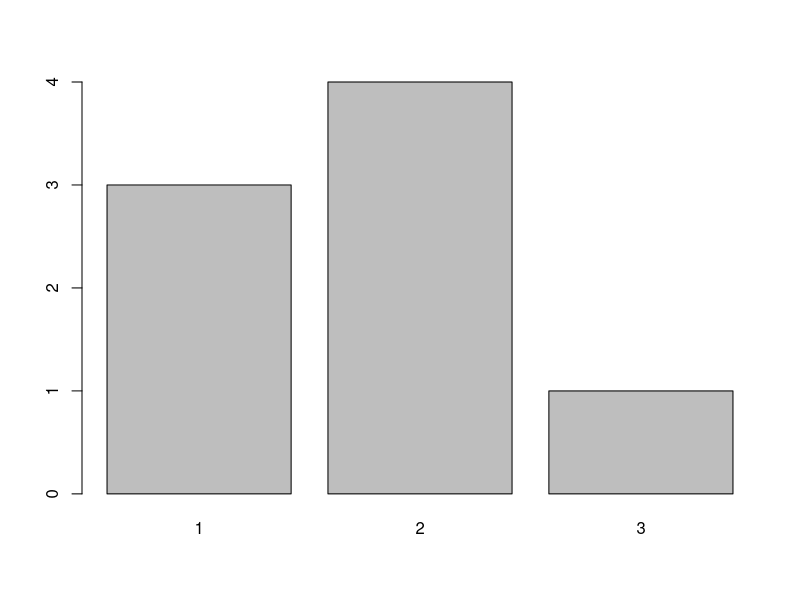
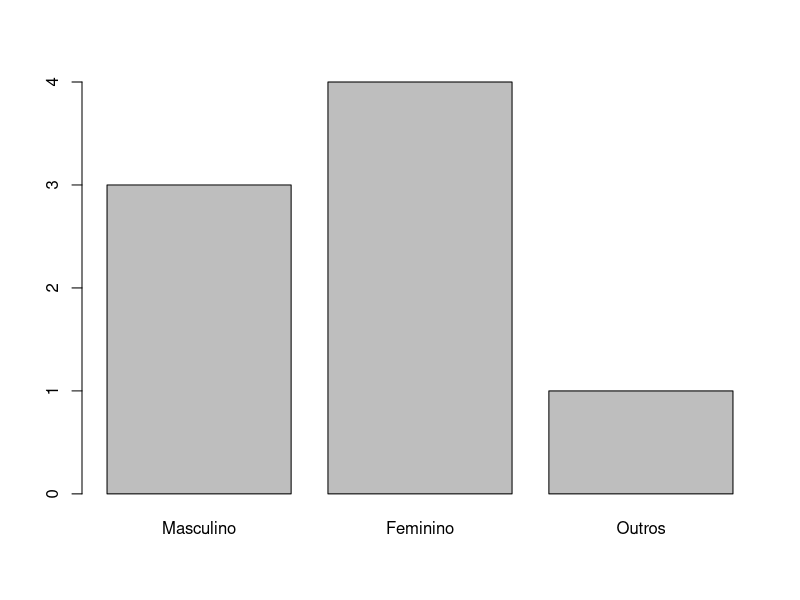
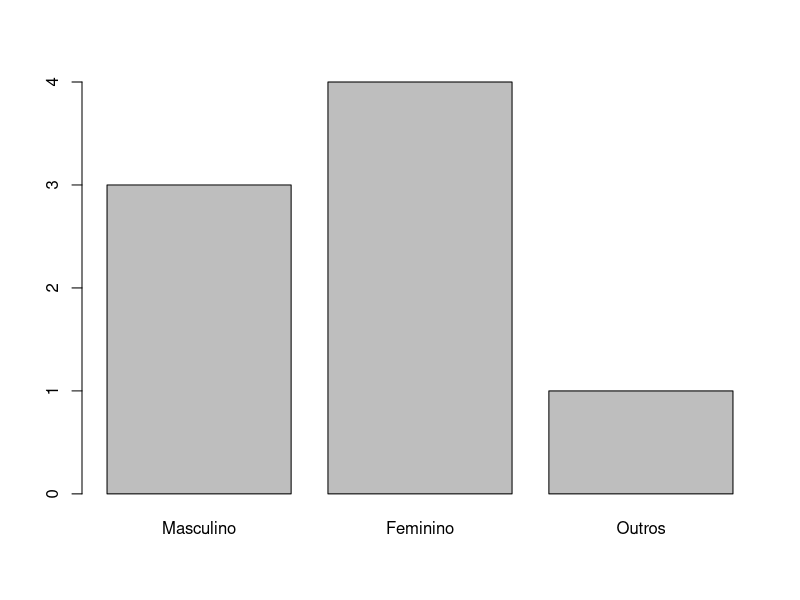
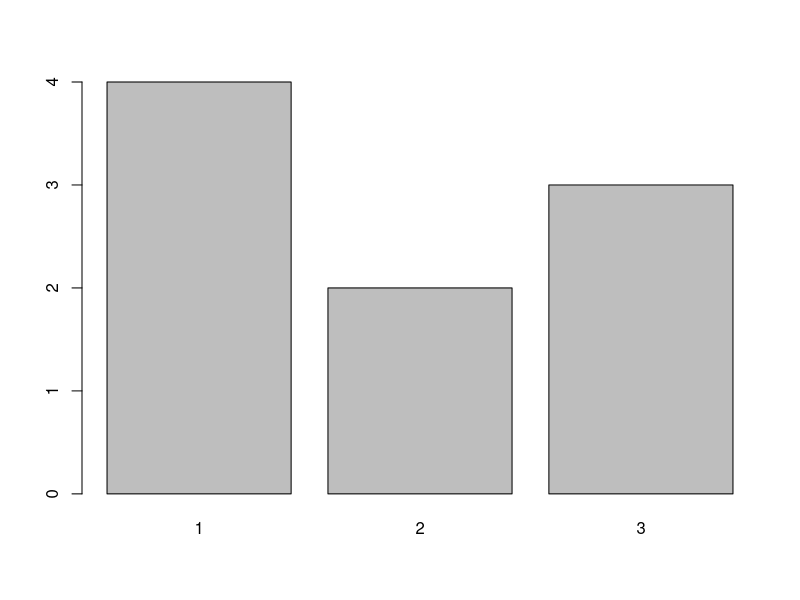
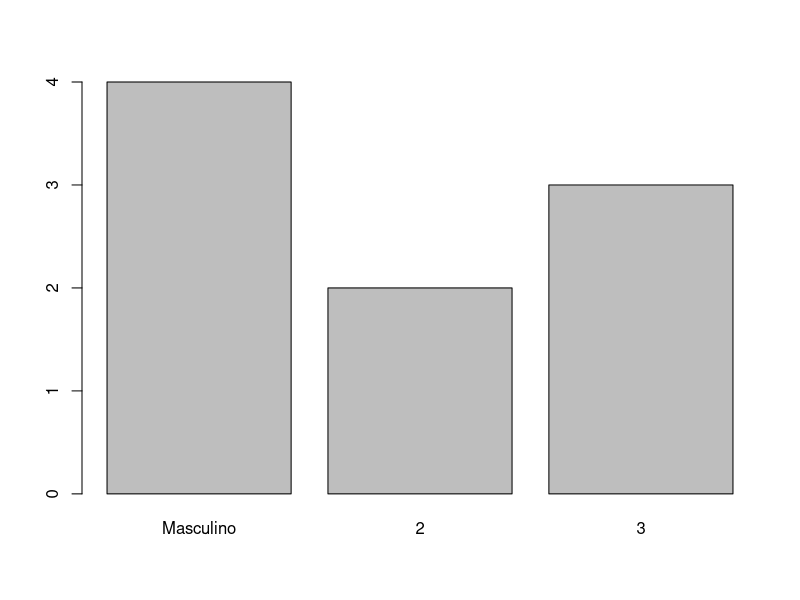
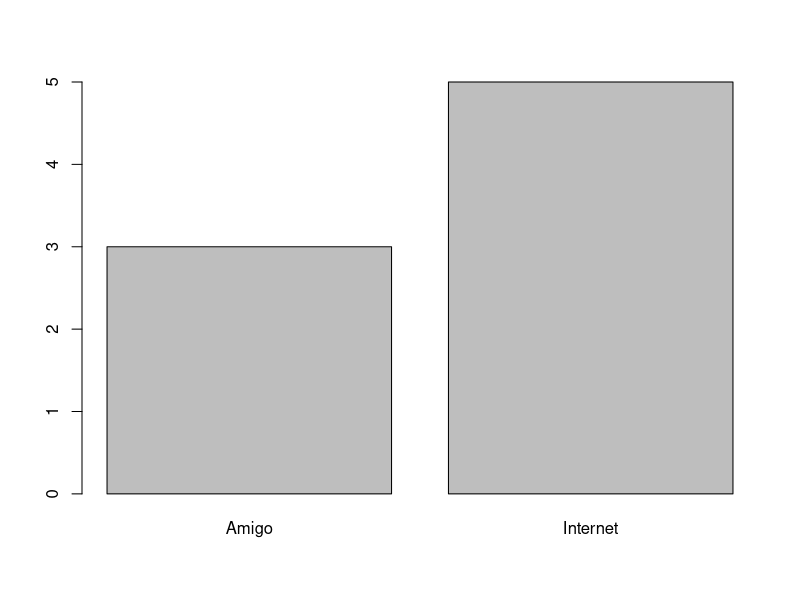
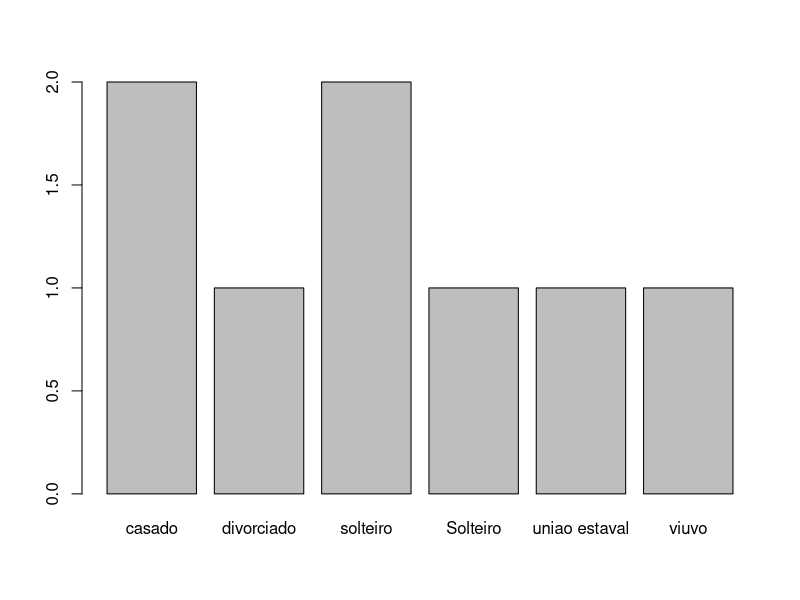
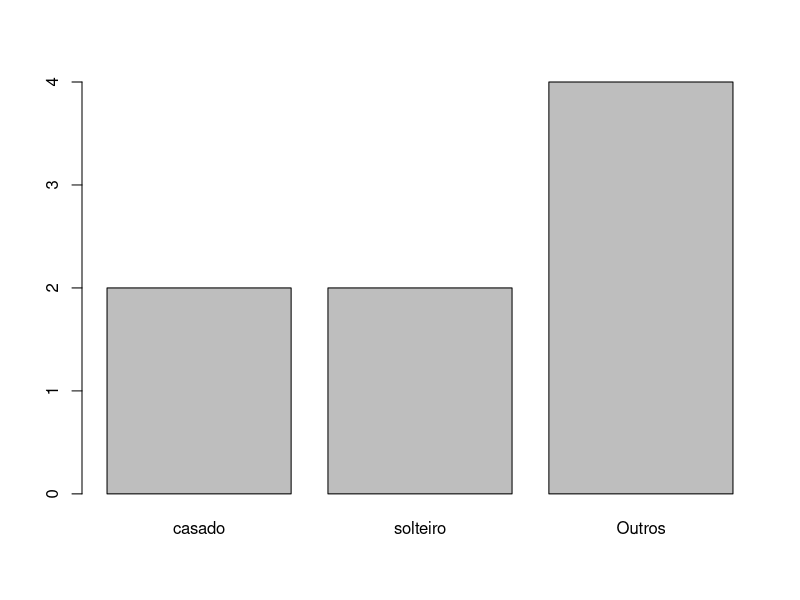

Here is the R script that generated these plots, in order:
install.packages("forcats")

genero<-c("2", "2", "1", "1", "2", "3")

genero_ft<-as.factor(genero)
str(genero)
str(genero_ft)

a<-factor(c("2", "2", "1", "1", "2", "3"))
str(a)

genero_ft[1]
genero_ft[2]

genero_ft[2:4]

genero_ft[length(genero_ft)]

genero_ft[2] <- 3

















produtos_online<-factor(c("Produto A", "Produto C", "Produto A", "Produto B", "Produto C", "Produto B" ))
produtos_pres<-factor(c("Produto C", "Produto C", "Produto B", "Produto A", "Produto A" ))

library(forcats)

vendas <- fct_c(produtos_online, produtos_pres)



## Alterar o label dos nveis do fator
genero_ft <- factor(c(1,2,2,2,2,3,1,1))

plot(genero_ft)

a<-lvls_revalue(genero_ft, c("Masculino", "Feminino", "Outros"))

plot(a)

levels(genero_ft)<-c("Masculino", "Feminino", "Outros")

plot(genero_ft)










genero_ft <- factor(c(1,1,3,2,3,1,1,2,3))
plot(genero_ft)


a<-fct_recode(genero_ft, Masculino="1") #Alterar uma label especifica

plot(a)





como_sube<-factor(c("Internet", "INTERNET","net", "Google", "Pesquisa na Web", "amigo", "amiga", "uma pessoa"))

a<-fct_collapse(como_sube, Internet=c("Internet", "INTERNET","net", "Google", "Pesquisa na Web"), Amigo=c("amigo", "amiga", "uma pessoa"))


plot(a)




estado_civil<-factor(c("Solteiro", "solteiro","viuvo", "divorciado", "solteiro", "casado","casado", "uniao estaval"))


plot(estado_civil)



a<-fct_lump(estado_civil, 2, other_level = "Outros") #Deixando as duas categorias que mais aparecem em evidencia

plot(a)






escolariedade <- factor(c("Superior", "Fundamental", "Fundamental", "Pos-graduacao", "Ensino_Medio", "Superior"))

plot(escolariedade)

a<-fct_relevel(escolariedade, c("Fundamental", "Ensino_Medio", "Superior", "Pos-graduacao")) # Reoorganizando o nivel de sequqncia de cada variavel, pois por padrao cria em ordem alfabetica
plot(a)

# Criterios para ordernar os niveis do fator
# Ordem alfabetica
# Ordem Racional      Ensino medio < Superior < Mestrado < Doutorado
# Ordernar por uma variavel externa

faturamento <-c(30, 24, 12, 40, 20, 30, 44, 53)
escolariedade <- factor(c("Fudamental", "Superior", "Mestrado", "Doutorado", "Doutorado", "Fundamental", "Mestrado", "Doutorado"))

# Reodernar os niveis de acordo com uma funcao extrerna, primeiro vem o menor nivel
fct_reorder(escolariedade, faturamento, mean)


fct_reorder(escolariedade, faturamento, sum)









